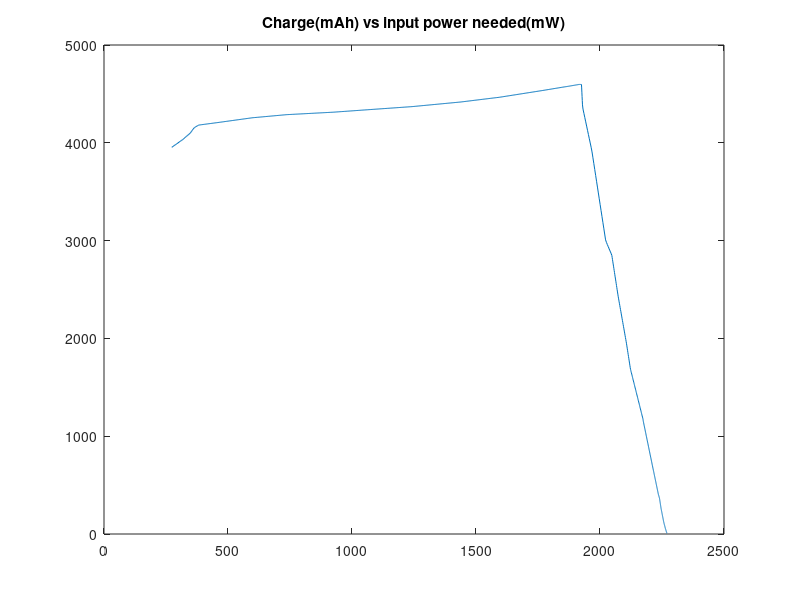
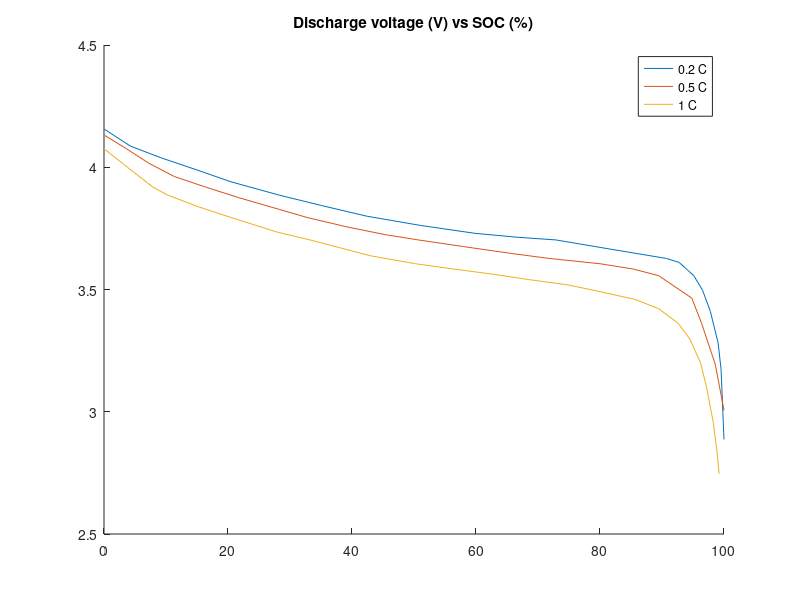
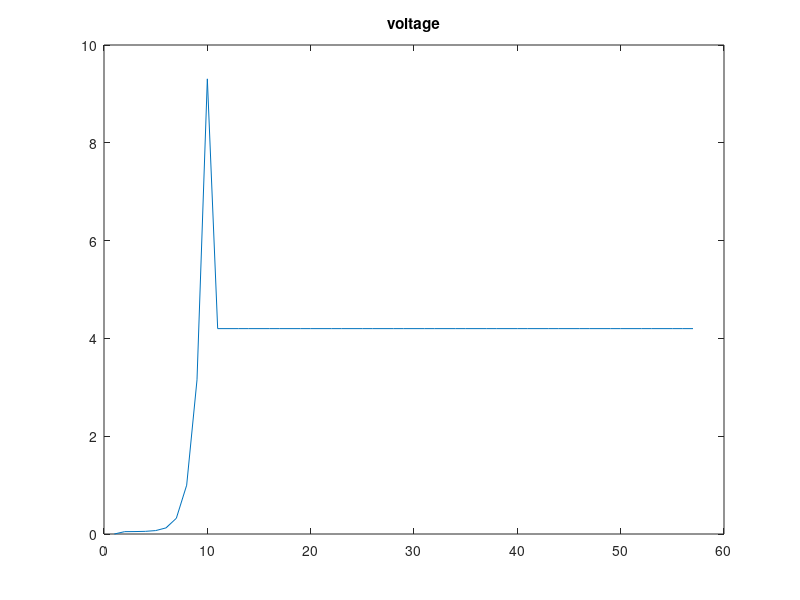
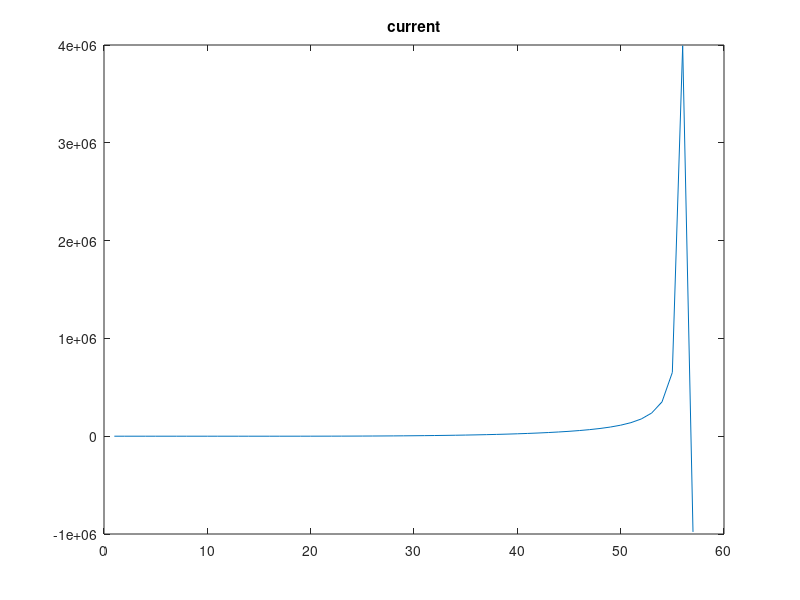

MATLAB code to generate these figures, in order:
%% Based on LIR18650(2200mAh) Li-ion battery
Q0 = 7.92e+3; % Coulombs

%%Charging

% time (h) vs input voltage (V)
V = [0.0060339154021687436, 3.541753341411358;
0.05367785903641881, 3.6682552081731568;
0.08825754546964276, 3.7795892508964766;
0.10565810273033122, 3.8048763385635467;
0.18428352636531936, 3.8300600931228126;
0.31968680227086793, 3.8754011846402716;
0.4595186399394762, 3.9055449283741646;
0.6518473868410206, 3.930536778590364;
0.7960708815913298, 3.9556098191055535;
0.9708883571881093, 3.985694515349272;
1.1718897042089786, 4.030924892822655;
1.3291590038196341, 4.076229079658755;
1.4994741082906364, 4.141764412815766;
1.5868090367263084, 4.177060050067351;
1.665452912701976, 4.2;
2.9905339492314598, 4.2];

% time (h) vs charge (mAh)
C = [0.01081273910422792, 246.81706912034224;
0.07292140774728456, 347.9081839764799;
0.3376674498419298, 617.205663464259;
0.6552593704254979, 928.5485835188765;
0.9596582731600507, 1231.489796169412;
1.3125299841314748, 1576.4887505689296;
1.5905428511679973, 1862.6265484113026;
1.6609548177579863, 1913.061395200079;
1.7223254154724266, 1929.766400551093;
1.8195662603176166, 2047.636327851107;
1.9512750175291844, 2106.337569040385;
2.1224152141020753, 2173.366710540883;
2.3151993406566374, 2215.0185132791266;
2.520955063781629, 2239.756190569914;
2.9103797374927733, 2263.9772182106703;
3.0197803008869153, 2272.108299607593];

% time (h) vs current (mA)
I = [0.027013395987354305, 1099.092172757802;
1.7062723727750237, 1094.3685188146583;
1.7529738107832162, 933.8995977513437;
1.7991585991413774, 714.3604000344435;
1.8766929501925136, 579.1212035476615;
1.9932158980478019, 401.57824166902446;
2.1276739694684665, 274.61774076488746;
2.314682691006606, 155.94823662554018;
2.4847157811865723, 96.3982138683532;
2.6243588008807643, 62.250132237708385;
2.803359452843418, 27.991339967771637;
3, 0];

t = linspace(0,3,1000);
VOLTAGE = interp1(V(:,1),V(:,2),t);
CURRENT = interp1(I(:,1),I(:,2),t);
CAPACITY = interp1(C(:,1),C(:,2),t);

figure;
plot(CAPACITY,VOLTAGE.*CURRENT)
title('Charge(mAh) vs input power needed(mW)')

%%Discharging
% SOC(%) vs voltage(V)  for different discharge rates, where 0.5C corresponds to 2.5hs
DV_0_2C = [0, 4.1567567567567565;
	4.251968503936979, 4.0864864864864865;
	9.291338582677142, 4.037837837837838;
	14.960629921259816, 3.989189189189189;
	20.472440944881868, 3.9405405405405403;
	28.18897637795274, 3.8864864864864863;
	35.11811023622045, 3.843243243243243;
	42.36220472440943, 3.8;
	51.02362204724409, 3.762162162162162;
	59.84251968503936, 3.7297297297297294;
	66.77165354330708, 3.7135135135135133;
	72.91338582677166, 3.7027027027027026;
	81.73228346456692, 3.6648648648648647;
	90.70866141732284, 3.627027027027027;
	92.75590551181102, 3.6108108108108103;
	95.11811023622047, 3.5567567567567564;
	96.53543307086615, 3.497297297297297;
	97.79527559055119, 3.41081081081081;
	99.05511811023622, 3.281081081081081;
	99.5275590551181, 3.172972972972973;
	100, 2.8864864864864863];

DV_0_5C = [0.15748031496060122, 4.129729729729729;
3.6220472440944604, 4.075675675675676;
7.244094488188949, 4.016216216216216;
11.33858267716533, 3.962162162162162;
16.37795275590549, 3.9189189189189184;
21.732283464566905, 3.8756756756756756;
28.34645669291337, 3.8270270270270266;
32.75590551181101, 3.7945945945945945;
39.05511811023621, 3.7567567567567566;
45.35433070866141, 3.724324324324324;
50.70866141732283, 3.7027027027027026;
57.95275590551181, 3.6756756756756754;
65.35433070866141, 3.6486486486486482;
71.81102362204723, 3.627027027027027;
80, 3.6054054054054054;
85.35433070866141, 3.5837837837837836;
89.4488188976378, 3.5567567567567564;
94.80314960629921, 3.4648648648648646;
96.37795275590551, 3.3621621621621616;
98.58267716535433, 3.1945945945945944;
100, 3.005405405405405];

DV_1C = [0, 4.075675675675676;
3.77952755905509, 4;
7.874015748031471, 3.9189189189189184;
10.23622047244092, 3.8864864864864863;
15.275590551181075, 3.8378378378378377;
20.472440944881868, 3.7945945945945945;
27.874015748031482, 3.7351351351351347;
33.2283464566929, 3.7027027027027026;
38.11023622047242, 3.67027027027027;
42.99212598425195, 3.6378378378378375;
50.236220472440934, 3.6054054054054054;
56.37795275590551, 3.5837837837837836;
62.83464566929133, 3.5621621621621617;
68.503937007874, 3.5405405405405403;
74.80314960629921, 3.5189189189189185;
78.89763779527559, 3.497297297297297;
85.66929133858267, 3.4594594594594588;
89.4488188976378, 3.4216216216216213;
92.5984251968504, 3.3621621621621616;
94.48818897637796, 3.297297297297297;
96.22047244094489, 3.1999999999999997;
97.16535433070867, 3.102702702702702;
98.26771653543307, 2.9567567567567563;
98.89763779527559, 2.832432432432432;
99.21259842519684, 2.7459459459459454];

figure;
hold on;
plot(DV_0_2C(:,1),DV_0_2C(:,2));
plot(DV_0_5C(:,1),DV_0_5C(:,2));
plot(DV_1C(:,1),DV_1C(:,2));
legend('0.2 C','0.5 C','1 C')
title('Discharge voltage (V) vs SOC (%)')

L = rand; %inductance (series) (H)

% R0 resistance is given by AR0*I0 + BR0, where I0 is the current across the resistor
AR0 = 1e-4*rand; % ohm/A
BR0 = 1e-4*rand; % ohm

% number of RC rings in series
n = 10;

% Rk resistance is given by ARk*Ik + BRk, where Ik is the current across the k-th resistor
AR = 1e-4*rand(n,1); % ohm/A
BR = 1e-4*rand(n,1); % ohm

% capacitance in the k-th ring
C = rand(n,1); % F

% load resistance
RL = rand; % ohm

% charge of the k-th capacitor
Q = zeros(n,1); % C

% current electric current across the series resistor
I0 = 1.1;%A
% current electric current of each RC ring
I = zeros(n,1);

dt = 0.01; % duração de um slot de tempo (s)

% source voltage (max)
v = 4.2; %(v)

% constant current
v_ = 0;
% current resistance of the series resistor
R0 = AR0.*I0 + BR0;
Q_reg = sum(Q);
V_reg = v_;
I_reg = I0;
while v_ < v
	% current resistance of each RC ring
	RC = AR.*I + BR;
	
	I = (Q./C + dt * I0 ./ C)./(RC + dt./C);
	
	v_ = (RL + R0) * I0 + RC.'*I;
	
	v_ - ((R0+RL+dt*sum(1./(C.*RC+dt)))*I0 + sum(Q./(C.*RC+dt)))
	
	Q = Q + dt*I;
	
	Q_reg = [Q_reg;sum(Q)];
	V_reg = [V_reg;v_];
	I_reg = [I_reg;I0];
end

% constant voltage
while I0 >= 0.02
	% current resistance of the series resistor
	R0 = AR0.*I0 + BR0;

	% current resistance of each RC ring
	RC = AR.*I + BR;
	
	Z = [RL + R0 - L/dt, RC.';
		-(dt./C), diag(RC + dt./C)];
	
	I_ = Z\[v - L/dt*I0; Q./C];
	
	I0 = I_(1);
	I = I_(2:end);
	
	Q = Q + dt * I;
	
	Q_reg = [Q_reg;sum(Q)];
	V_reg = [V_reg;v];
	I_reg = [I_reg;I0];
end

figure;
plot(V_reg);
title('voltage');
figure;
plot(I_reg);
title('current');
figure;
plot(Q_reg);
title('charge');